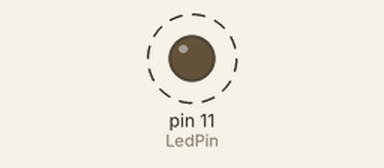
Bench run of a program on a simulated Raspberry Pi (header pin numbers). Shown: output pins drawn as LEDs (lit = HIGH). Dashed ring = blinking. What the program prints to the terminal is not drawn.

Above: at 0.2 s.
Timing chart, 0 to 3.0 s (numbered marks = the images above):
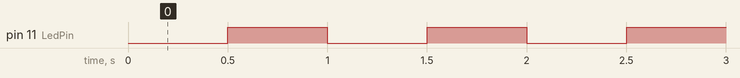

Measured:
- by itself, pin 11 (LedPin): alternates HIGH for 0.50 s and LOW for 0.50 s

The program:

led.py
```python
import RPi.GPIO as GPIO
import time

LedPin=11
GPIO.setmode(GPIO.BOARD)
GPIO.setup(LedPin, GPIO.OUT)
GPIO.output(LedPin, GPIO.HIGH)

try:
    while True:
        print 'led on'
        GPIO.output(LedPin,GPIO.LOW)
        time.sleep(0.5)
        print 'led off'
        GPIO.output(LedPin, GPIO.HIGH)
        time.sleep(0.5)
except KeyboardInterrupt:
    GPIO.output(LedPin,GPIO.HIGH)
    GPIO.cleanup()
```
